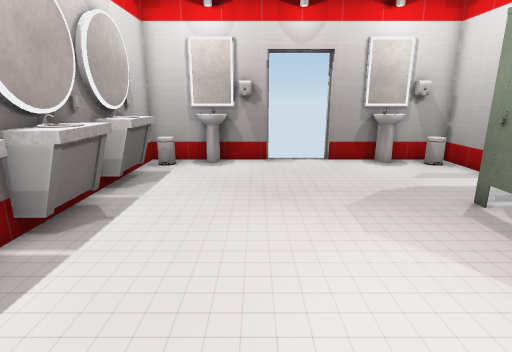
[1] (above)

12 first-person views from a walk through a scene from a Unity 3-D project. The camera is 1.4 m above the floor, tilts 14° down and sees 80° across. Doors are open. The floor is counted in squares, 0.5 m on a side. Each view is taken from the middle of a square. On the plan, view 1 faces up. The plan holds only what a view shows up to about 20 squares ahead; the rest is blank. Some animated figures are left out. Some surface patterns are stand-ins.

[2]
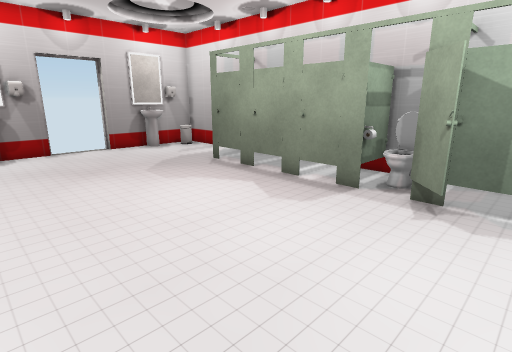

[3]
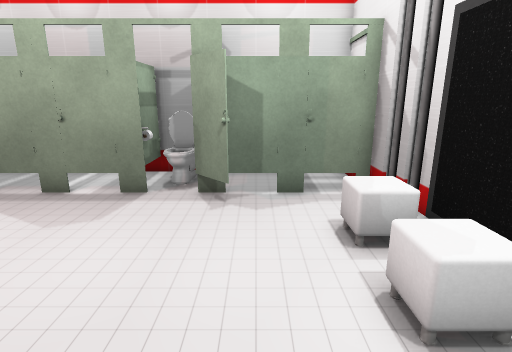

[4]
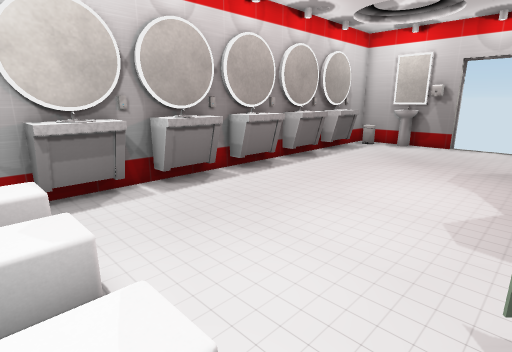

[5]
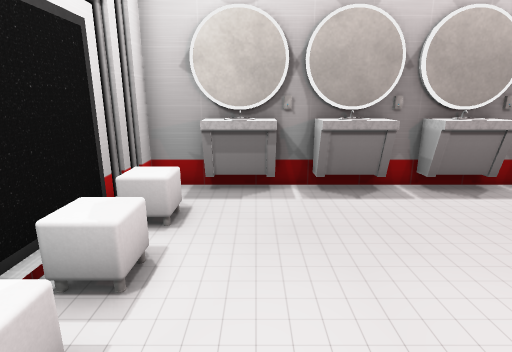

[6]
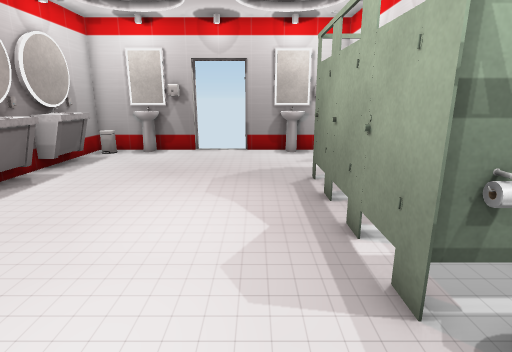

[7]
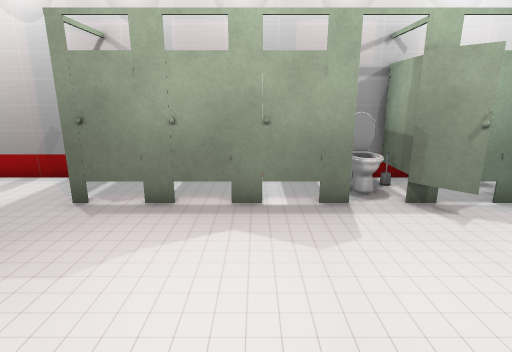

[8]
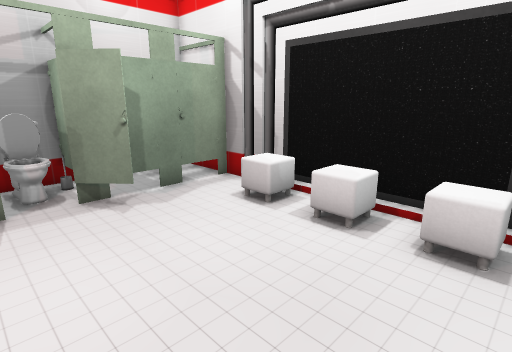

[9]
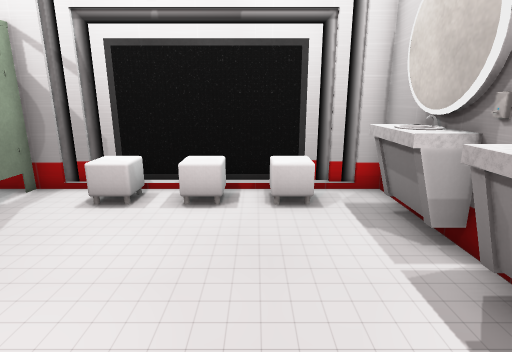

[10]
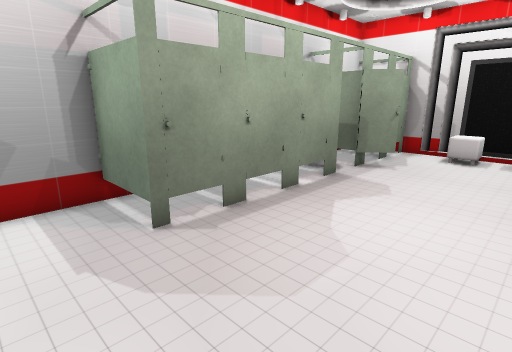

[11]
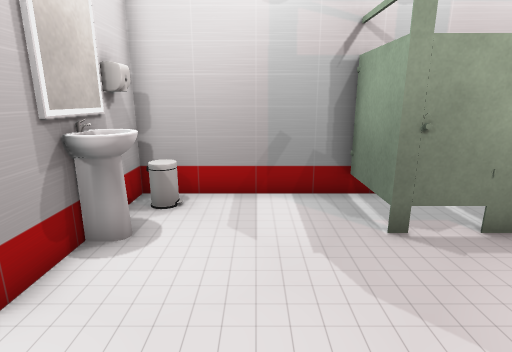

[12]
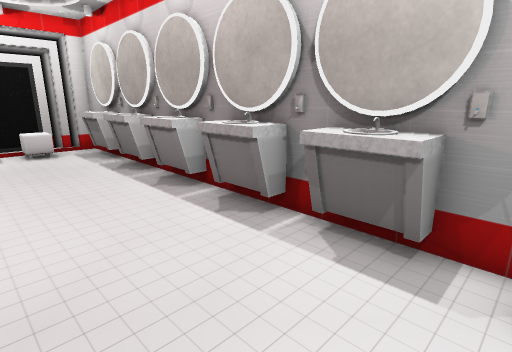

### Floor plan
Key: @ floor where view 1 was taken; # wall or solid block; . floor; D open door; B bin; R dryer; T toilet; O other object.
Columns run from 5 left of view 1 to 9 right of it. Each row starts with its distance up from view 1.
 15 ###O##DDD##O###
 14 #BOORR... OORR#
 13 #B.O.......O.B#
 12 #O............#
 11 #O............#
 10 #O............#
  9 #O............#
  8 #O.........TTT#
  7 #O.........T..
  6 #O.........T
  5 #O.........T..
  4 #O.........T..
  3 #O.........T
  2 #O.........T..
  1 #O.........TTT#
  0 #O...@......TT#
 -1 #O.........TTT#
 -2 #O........TTTT#
 -3 #O.........T..
 -4 #O.........T
 -5 #OOOOOOOOO.T
 -6 # OOOOOOO .T
 -7 #############

Where each view was taken, in squares from view 1:
view 1: 0 up, 0 right, facing up
view 2: 4 down, 3 left, facing up-right
view 3: 3 down, 3 left, facing right
view 4: 6 down, 5 right, facing up-left
view 5: 3 down, 5 right, facing left
view 6: 3 down, 4 right, facing up
view 7: 3 up, 2 left, facing right
view 8: 1 up, 3 left, facing down-right
view 9: 3 up, 1 left, facing down
view 10: 11 up, 0 right, facing down-right
view 11: 11 up, 0 right, facing right
view 12: 13 up, 1 right, facing down-left
